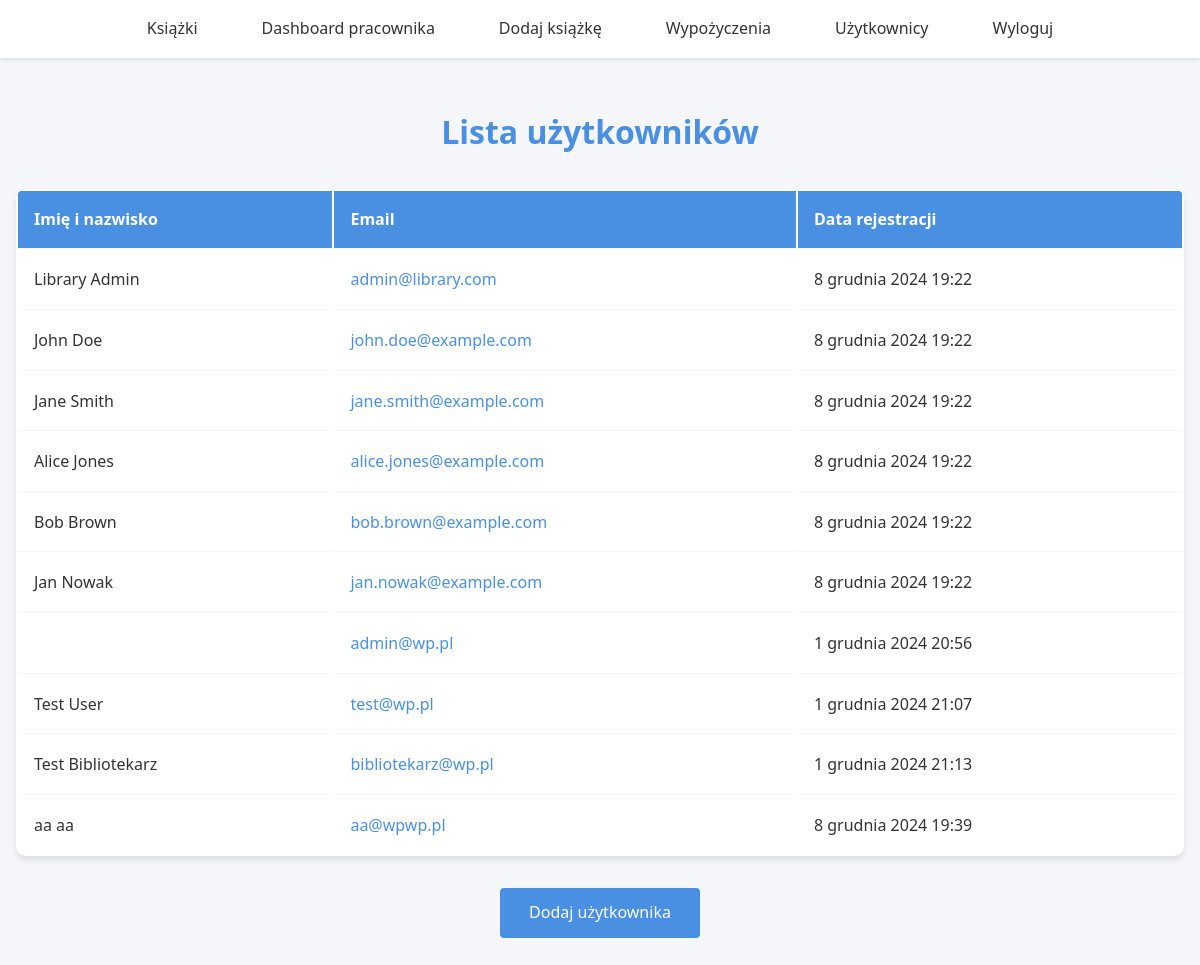
The app's page /users/ (signed in) with its own data.
### books/models.py (models this page shows, shortened)
class CustomUser(AbstractUser):
    phone = models.CharField(max_length=15, null=True, blank=True)
    is_employee = models.BooleanField(default=False)
    is_admin = models.BooleanField(default=False)
    is_active = models.BooleanField(default=True)

### books/views.py (the view)
# urls.py: path('users/', views.ListUsersView.as_view(), name='list_users'),
class ListUsersView(LoginRequiredMixin, EmployeeMixin, ListView):
    model = CustomUser
    template_name = "list_users.html"

### books/mixins.py (called while the page is built)
    def test_func(self):
        if CustomUser.objects.get(id=self.request.user.id).is_employee or CustomUser.objects.get(id=self.request.user.id).is_admin:
            return True
        return False

### templates/list_users.html (shortened to what this page needs)
{% extends 'base.html' %}
{% block content %}
<div class="users-container">
    <h1 class="users-title">Lista użytkowników</h1>
    <table class="users-table">
        <thead>
            <tr>
                <th>Imię i nazwisko</th>
                <th>Email</th>
                <th>Data rejestracji</th>
            </tr>
        </thead>
        <tbody>
            {% for user in object_list %}
                <tr>
                    <td>{{ user.get_full_name }}</td>
                    <td><a href="{% url 'detail_user' user.id %}">{{ user.email }}</a></td>
                    <td>{{ user.date_joined }}</td>
                </tr>
            {% empty %}
                <tr>
                    <td colspan="3" class="users-empty-state">Brak użytkowników.</td>
                </tr>
            {% endfor %}
        </tbody>
    </table>
    <a href="{% url 'add_user' %}" class="users-add-button">Dodaj użytkownika</a>
</div>
{% endblock %}

### templates/base.html (style rules this page uses)
:root { --primary-color: #3498db; --secondary-color: #2ecc71; --background-color: #f4f6f7; --text-color: #2c3e50; --nav-background: #ffffff; --hover-color: #2980b9; }
* { margin: 0; padding: 0; box-sizing: border-box; }
body { font-family: 'Arial', sans-serif; line-height: 1.6; background-color: var(--background-color); color: var(--text-color); display: flex; flex-direction: column; min-height: 100vh; }
div > div { flex: 1; max-width: 1200px; width: 100%; margin: 2rem auto; padding: 0 1rem; }
html { scroll-behavior: smooth; }

### templates/list_users.html (style rules this page uses)
:root { --primary-color: #4a90e2; --secondary-color: #2ecc71; --background-color: #f4f6f9; --text-color: #333; --card-background: #ffffff; --hover-color: #357abd; }
* { margin: 0; padding: 0; box-sizing: border-box; }
body { font-family: 'Segoe UI', Tahoma, Geneva, Verdana, sans-serif; line-height: 1.6; background-color: var(--background-color); color: var(--text-color); }
.users-container { max-width: 1400px; margin: 2rem auto; padding: 1rem; }
.users-title { text-align: center; color: var(--primary-color); margin-bottom: 2rem; }
.users-table { width: 100%; background-color: var(--card-background); border-radius: 10px; box-shadow: 0 4px 6px rgba(0, 0, 0, 0.1); overflow: hidden; }
.users-table thead { background-color: var(--primary-color); color: white; }
.users-table th, .users-table td { padding: 1rem; text-align: left; border-bottom: 1px solid var(--background-color); }
.users-table tbody tr:last-child td { border-bottom: none; }
.users-table a { color: var(--primary-color); text-decoration: none; transition: color 0.3s ease; }
.users-add-button { display: block; width: 200px; margin: 2rem auto; padding: 0.75rem 1rem; background-color: var(--primary-color); color: white; text-align: center; text-decoration: none; border-radius: 4px; transition: background-color 0.3s ease; }

### records on screen
CustomUser: get_full_name "Library Admin", email "admin@library.com", date_joined "8 grudnia 2024 19:22"
CustomUser: get_full_name "John Doe", email "john.doe@example.com", date_joined "8 grudnia 2024 19:22"
CustomUser: get_full_name "Jane Smith", email "jane.smith@example.com", date_joined "8 grudnia 2024 19:22"
CustomUser: get_full_name "Alice Jones", email "alice.jones@example.com", date_joined "8 grudnia 2024 19:22"
CustomUser: get_full_name "Bob Brown", email "bob.brown@example.com", date_joined "8 grudnia 2024 19:22"
CustomUser: get_full_name "Jan Nowak", email "jan.nowak@example.com", date_joined "8 grudnia 2024 19:22"
CustomUser: email "admin@wp.pl", date_joined "1 grudnia 2024 20:56"
CustomUser: get_full_name "Test User", email "test@wp.pl", date_joined "1 grudnia 2024 21:07"
CustomUser: get_full_name "Test Bibliotekarz", email "bibliotekarz@wp.pl", date_joined "1 grudnia 2024 21:13"
CustomUser: get_full_name "aa aa", email "aa@wpwp.pl", date_joined "8 grudnia 2024 19:39"
